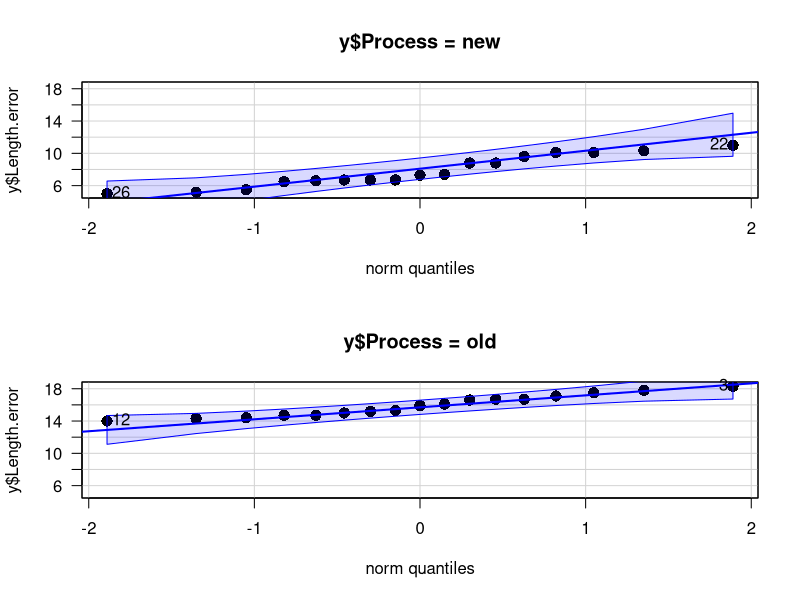
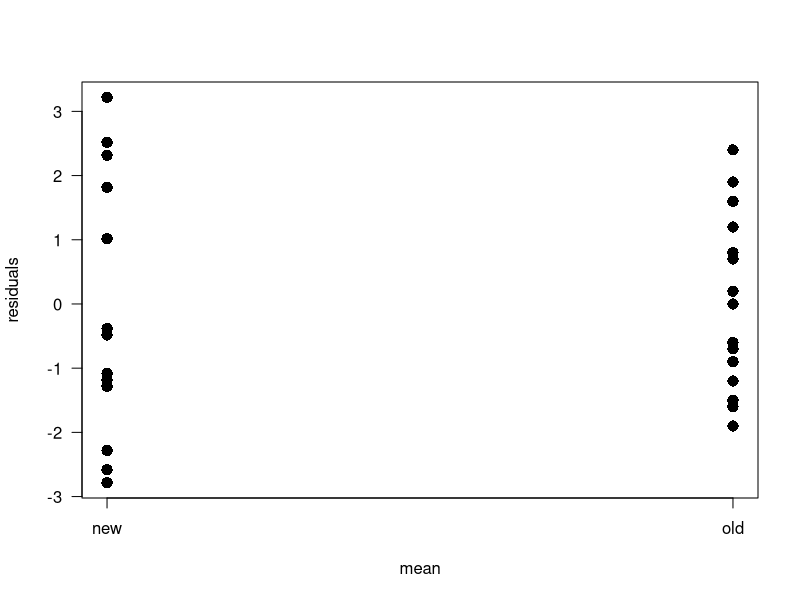

The R source for these figures, in order: (Note: this script raises an error after producing the figures.)
# clean workspace
# rm(list=ls())

#===================
# Calculate sample size for steel rods experiment
(ss.calc <- power.t.test(delta       = 15,
                         sd          = 15,
                         sig.level   = 0.05,
                         power       = 0.8,
                         type        = "two.sample",
                         alternative = "one.sided"))
ceiling(ss.calc$n)


# Read steelrods data from a tab-separated file, and attach it to the workspace
y <- read.table("../data files/steelrods.txt",
                header = TRUE)
print(y)

#===================
# Perform two-sample t-test to compare means 
# (assuming equal but unknown variances)
t.test(y$Length.error ~ y$Process, 
       alternative = "less", 
       mu          = 0, 
       var.equal   = TRUE, 
       conf.level  = 0.95)

#===================
# Verify the assumptions: 
#   normality, equality of variances, independence of residuals.

## Normality
### QQ-plot for each group

# pdf("../figs/steelrodsqq.pdf",
#     width=5,
#     height=10) # comment to open plot in R

library(car)
qqPlot(y$Length.error, 
       groups = y$Process, 
       cex    = 1.5, 
       pch    = 16,
       layout = c(2, 1),
       las    = 1)

# dev.off() # comment this if you commented the pdf command.

### Shapiro-Wilk test for each group
shapiro.test(y$Length.error[y$Process == "new"])
shapiro.test(y$Length.error[y$Process == "old"])


# Equality of variances: Fligner-Killeen test
fligner.test(Length.error ~ Process, data = y)

# pdf("../figs/steelrodsvar.pdf",
#     width=5,
#     height=5) # comment to open plot in R

resid <- tapply(X     = y$Length.error, 
                INDEX = y$Process, 
                FUN   = function(x){x - mean(x)})
stripchart(x = resid, 
           vertical = TRUE, 
           pch = 16, 
           cex = 1.5, 
           las = 1, 
           xlab = "mean",
           ylab = "residuals")

# dev.off() # comment this if you commented the pdf command.

# pdf("../figs/steelrodsind.pdf",
#     width=5,
#     height=5) # comment to open plot in R

plot(resid,
     pch = 16,
     cex = 1.5,
     type = "b",
     las = 1)

# dev.off() # comment this if you commented the pdf command.


# Perform two-sample t-test to compare means (without assuming equal variances)
with(y,
     t.test(Length.error ~ Process,
            alternative = "two.sided",
            mu = 0,
            var.equal = FALSE,
            conf.level = 0.95))